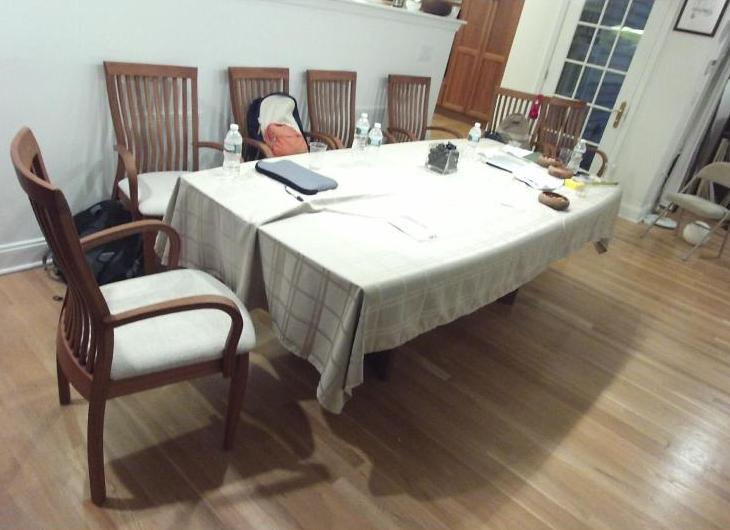
#> input picture base_py/imgs/rgb.png, 730 x 530 px, given in place of rgb.jpg, which was not available; the run also reads 1 picture not shown here
$ python cut_patches.py
#> lines starting #> are read from the running program, lines starting #| are printed output that depends on the picture; after the words box and inside, x2 and y2 are one past the last pixel; in counts of white or black regions, pixels touching at a corner belong together; pictures that were not available may be replaced by others from this repository, and a replacement may not be noted
import skimage.io
import skimage.transform
import numpy as np
import matplotlib.pyplot as plt
import cv2


def cut_patches(img, patch_size, stride_x, stride_y):
    """
    cut one img into sub imgs with patch_size
    :param img: src img
    :param patch_size: sub img size, eg (160, 160) h, w
    :param stride_x: stride along x axis, eg 160
    :param stride_y: stride along y axis, eg 160
    :return: res: np.(patches_num, patch_w, patch_h, channels)
    """
    assert isinstance(patch_size, tuple) and len(patch_size) == 2
    img_h, img_w = img.shape[0], img.shape[1]
    # begin (x,y) left_top
    range_x = np.arange(0, img_w - patch_size[0], step=stride_x)
    range_y = np.arange(0, img_h - patch_size[1], step=stride_y)

    if range_x[-1] < img_w - patch_size[0]:  # stride 可能使得 arange 不能取到最右点，补充1个
        range_x = np.append(range_x, img_w - patch_size[0])
    if range_y[-1] < img_h - patch_size[1]:
        range_y = np.append(range_y, img_h - patch_size[1])

    patches = len(range_x) * len(range_y)  # sub imgs num

    res = None
    if len(img.shape) == 2:
        res = np.zeros((patches, patch_size[0], patch_size[1]))
    if len(img.shape) == 3:
        res = np.zeros((patches, patch_size[0], patch_size[1], img.shape[2]))

    index = 0
    for y in range_y:
        for x in range_x:
            patch = img[y:y + patch_size[1], x:x + patch_size[0]]
            res[index] = patch
            index += 1
    return res


# plt 做出图片还是有很大的白色 board
def plt_patches(img_patches, patch_size, img_size):
    patches_num = img_patches.shape[0]
    rows = int(img_size[0] / patch_size[0])
    cols = int(img_size[1] / patch_size[1])

    # plt 作图需要 img val [0,1]
    divider = 255  # rgb
    if len(img_patches.shape) == 3:  # gray
        divider = 65535

    for i in range(patches_num):
        plt.subplot(rows, cols, i + 1)
        plt.imshow(img_patches[i] / divider)
        plt.axis('off')
    plt.subplots_adjust(wspace=0.02, hspace=0.02)
    plt.show()


# space 精确控制 patches 边界
def cv2_patches(img_patches, patch_size, img_size, space, filename):  # space 两个 patch 之间的像素数
    rows = int(img_size[0] / patch_size[0])
    cols = int(img_size[1] / patch_size[1])

    res = None
    res_h = img_size[0] + (rows - 1) * space
    res_w = img_size[1] + (cols - 1) * space

    if len(img_patches.shape) == 3:  # gray
        res = 65535 * np.ones((res_h, res_w)).astype(np.uint16)  # 先置为全白，再填充
    if len(img_patches.shape) == 4:  # rgb
        res = 255 * np.ones((res_h, res_w, 3)).astype(np.uint8)

    index = 0
    for i in range(rows):
        for j in range(cols):
            begin_h = (patch_size[0] + space) * i
            begin_w = (patch_size[1] + space) * j
            res[begin_h:begin_h + patch_size[0], begin_w:begin_w + patch_size[1]] = img_patches[index]
            index += 1

    if len(img_patches.shape) == 4:
        res = cv2.cvtColor(res, cv2.COLOR_RGB2BGR)
    cv2.imwrite(filename, res)


def test_plt():
    img_size = (480, 640)
    # read
    rgb = skimage.io.imread('rgb.jpg')
    depth = skimage.io.imread('depth.png')
    label = skimage.io.imread('label.png')
    # transform
    rgb = skimage.transform.resize(rgb, img_size,
                                   order=1, mode='reflect', preserve_range=True, anti_aliasing=True)
    depth = skimage.transform.resize(depth, img_size,
                                     order=0, mode='reflect', preserve_range=True, anti_aliasing=True)
    label = skimage.transform.resize(label, img_size,
                                     order=0, mode='reflect', preserve_range=True, anti_aliasing=True)

    patch_size = (160, 160)

    rgb_patches = cut_patches(rgb, patch_size, stride_x=patch_size[1], stride_y=patch_size[0])
    plt_patches(rgb_patches, patch_size, img_size)

    depth_patches = cut_patches(depth, patch_size, stride_x=patch_size[1], stride_y=patch_size[0])
    plt_patches(depth_patches, patch_size, img_size)

    label_patches = cut_patches(label, patch_size, stride_x=patch_size[1], stride_y=patch_size[0])
    plt_patches(label_patches, patch_size, img_size)


def test_cv2():
    img_size = (480, 640)
    # read
    rgb = skimage.io.imread('rgb.jpg')
#> rgb is the input picture: shape (530, 730, 3); mean R, G, B 144.5, 135.9, 124.1
    depth = skimage.io.imread('depth.png')
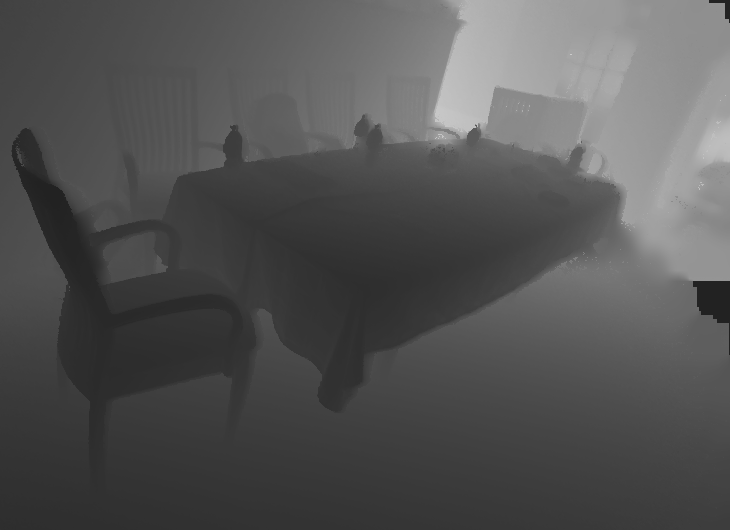
#> input picture base_py/imgs/depth.png, 730 x 530 px, found by its file name
#> depth is the input picture: shape (530, 730) uint16; min 8784, max 52456, mean 21554.6
    label = skimage.io.imread('label.png')
#> label: shape (530, 730); every value is 255
    # transform
    rgb = skimage.transform.resize(rgb, img_size,
                                   order=1, mode='reflect', preserve_range=True, anti_aliasing=True)
#> rgb: shape (480, 640, 3) float64
    depth = skimage.transform.resize(depth, img_size,
                                     order=0, mode='reflect', preserve_range=True, anti_aliasing=True)
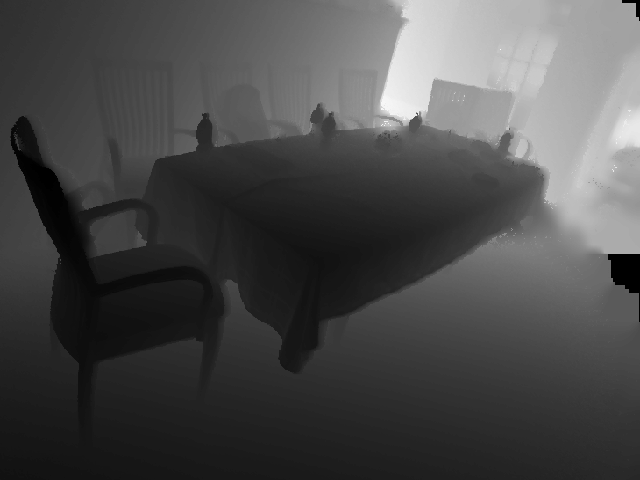
#> depth: shape (480, 640) uint16; min 8784, max 52456, mean 21553; drawn with min black and max white
    label = skimage.transform.resize(label, img_size,
                                     order=0, mode='reflect', preserve_range=True, anti_aliasing=True)
#> label: shape (480, 640); every value is 255

    patch_size = (160, 160)

    rgb_patches = cut_patches(rgb, patch_size, stride_x=patch_size[1], stride_y=patch_size[0])
#> after the loop in cut_patches, `for y in range_y:`: index = 12
    cv2_patches(rgb_patches, patch_size, img_size, space=5, filename='rgb_patches.jpg')
#> after the loop in cv2_patches, `for i in range(rows):`:
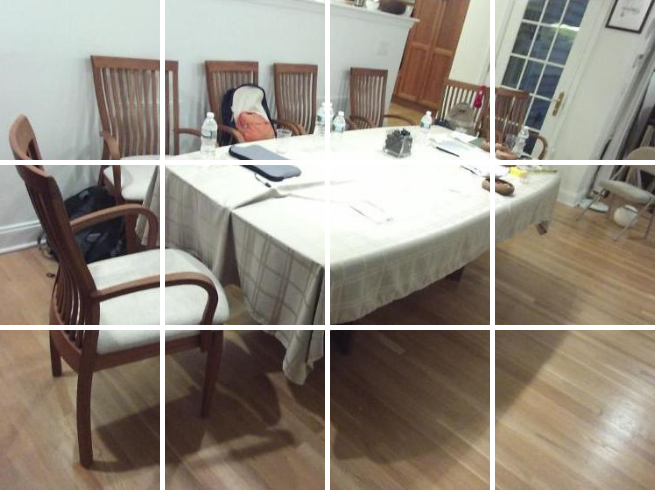
#> res: shape (490, 655, 3); mean of channels 0, 1, 2 148.8, 140.6, 129.2; drawn as R, G, B
#> in cv2_patches, `res = cv2.cvtColor(res, cv2.COLOR_RGB2BGR)`:
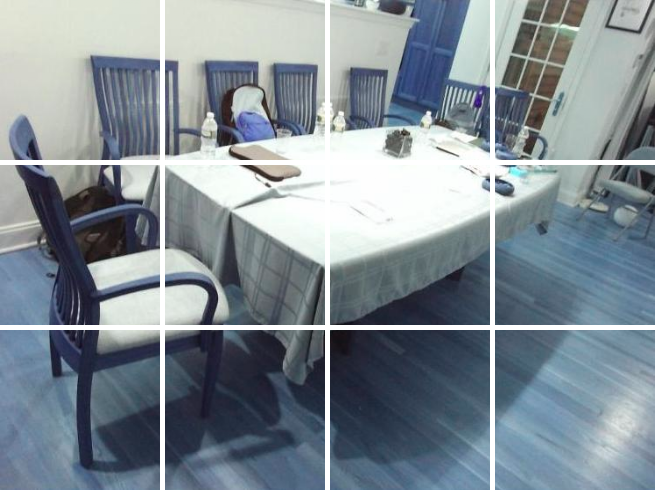
#> res: shape (490, 655, 3); mean R, G, B 129.2, 140.6, 148.8

    depth_patches = cut_patches(depth, patch_size, stride_x=patch_size[1], stride_y=patch_size[0])
    cv2_patches(depth_patches, patch_size, img_size, space=5, filename='depth_patches.png')
#> call 2 of cv2_patches, with img_patches = array of shape (12, 160, 160), patch_size = (160, 160), img_size = (480, 640), space = 5, filename = 'depth_patches.png'
#> after the loop in cv2_patches (call 2), `for i in range(rows):`:
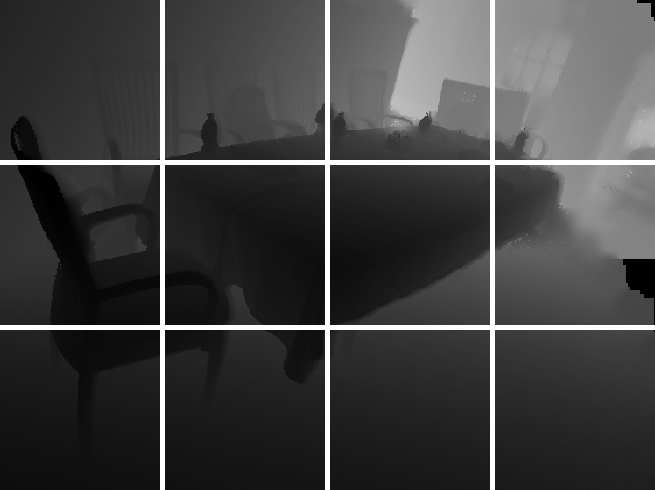
#> res: shape (490, 655) uint16; min 8784, max 65535, mean 23437.2; drawn with min black and max white

    label_patches = cut_patches(label, patch_size, stride_x=patch_size[1], stride_y=patch_size[0])
    cv2_patches(label_patches, patch_size, img_size, space=5, filename='label_patches.png')
#> call 3 of cv2_patches, with img_patches = array of shape (12, 160, 160), patch_size = (160, 160), img_size = (480, 640), space = 5, filename = 'label_patches.png'
#> after the loop in cv2_patches (call 3), `for i in range(rows):`:
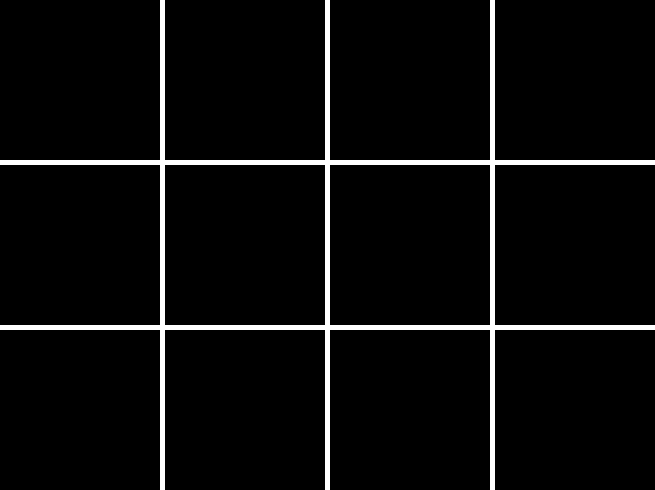
#> res: shape (490, 655) uint16; values 255 (black) and 65535 (white), 4.3% white; 1 white region, box (x1, y1, x2, y2) and area: (0, 0, 655, 490) 13750


if __name__ == '__main__':
    test_cv2()
